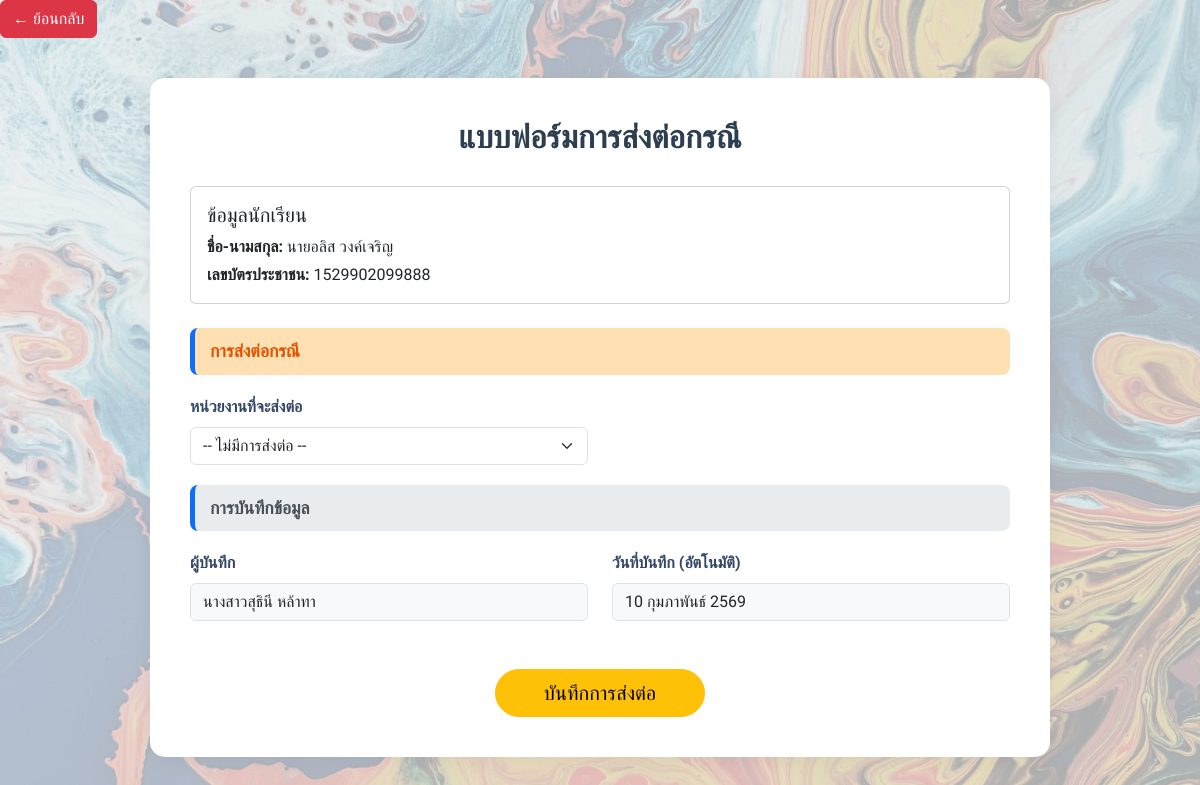
The page /forward_case.php?pid=1529902099888 (signed in) on the database its author committed.
### tables this page shows
CREATE TABLE `student_data` (
  `school_id` int DEFAULT NULL COMMENT 'รหัสโรงเรียน',
  `pid` varchar(13) NOT NULL COMMENT 'รหัสบัตรประชาชน',
  `sex` int DEFAULT NULL,
  `prefix_id` int DEFAULT NULL COMMENT 'ไอดีคำนำหน้าชื่อ',
  `fname` varchar(100) DEFAULT NULL COMMENT 'ชื่อ',
  `lname` varchar(100) DEFAULT NULL COMMENT 'นามสกุล',
  `age` int DEFAULT NULL COMMENT 'อายุ',
  `class` varchar(20) DEFAULT NULL COMMENT 'ชั้นเรียน',
  `room` varchar(20) DEFAULT NULL COMMENT 'ห้อง',
  `tel` varchar(10) DEFAULT NULL COMMENT 'เบอร์โทรศัพท์',
  `date_time` datetime DEFAULT NULL COMMENT 'เวลาที่กรอกแบบฟอร์ม'
);

CREATE TABLE `prefix` (
  `prefix_id` int NOT NULL,
  `prefix_name` varchar(50) NOT NULL
);

CREATE TABLE `users` (
  `username` varchar(20) NOT NULL,
  `password` varchar(255) DEFAULT NULL,
  `typeuser` varchar(20) DEFAULT NULL,
  `comment` varchar(100) DEFAULT NULL,
  `pid` varchar(13) DEFAULT NULL COMMENT 'รหัสบัตรประชาชน',
  `prefix_id` int DEFAULT NULL COMMENT 'Foreign Key เชื่อมกับตาราง prefix',
  `fname` varchar(100) DEFAULT NULL COMMENT 'ชื่อจริง',
  `lname` varchar(100) DEFAULT NULL COMMENT 'นามสกุล',
  `position` varchar(100) DEFAULT NULL COMMENT 'ตำแหน่ง'
);

### public/forward_case.php (the view, shortened to what this page needs)
<?php
$db = Database::connect();
$pid = $_GET['pid'] ?? '';
$student = [];
if (!empty($pid)) {
    $stmt_std = $db->prepare("SELECT s.*, p.prefix_name, sc.school_name, sx.sex_name
                              FROM student_data s
                              LEFT JOIN prefix p ON s.prefix_id = p.prefix_id
                              LEFT JOIN school sc ON s.school_id = sc.school_id
                              LEFT JOIN sex sx ON s.sex = sx.sex_id
                              WHERE s.pid = :pid");
    $stmt_std->execute([':pid' => $pid]);
    $student = $stmt_std->fetch(PDO::FETCH_ASSOC);
}
$recorder_name = "";
if (isset($_SESSION['user']['username'])) {
    $current_user = $_SESSION['user']['username'];
    $sql_recorder = "SELECT p.prefix_name, u.fname, u.lname
                     FROM users u
                     INNER JOIN prefix p ON u.prefix_id = p.prefix_id
                     WHERE u.username = :username";
    $stmt = $db->prepare($sql_recorder);
    $stmt->execute([':username' => $current_user]);
    $res = $stmt->fetch(PDO::FETCH_ASSOC);
    if ($res) {
        $recorder_name = $res['prefix_name'] . $res['fname'] . ' ' . $res['lname'];
    }
}
?>
<!DOCTYPE html>
<html lang="th">
<head>
    <link rel="stylesheet" href="https://cdn.jsdelivr.net/npm/sweetalert2@11/dist/sweetalert2.min.css">
    <link href="https://cdn.jsdelivr.net/npm/bootstrap@5.3.3/dist/css/bootstrap.min.css" rel="stylesheet">
    <link href="css/style.css" rel="stylesheet">
    <link href="css/closure_report.css" rel="stylesheet">
</head>
<body>
    <div class="d-flex justify-content-between align-items-center mb-4">
        <a href="add_case_history.php?pid=<?= htmlspecialchars($pid) ?>" class="btn btn-danger">← ย้อนกลับ</a>
    </div>
    <div class="container container-form">
        <h2>แบบฟอร์มการส่งต่อกรณี</h2>
        <div class="card mb-4">
            <div class="card-body">
                <h5 class="card-title">ข้อมูลนักเรียน</h5>
                <p class="mb-1"><strong>ชื่อ-นามสกุล:</strong> <?= htmlspecialchars(($student['prefix_name']??'') . ($student['fname']??'') . ' ' . ($student['lname']??'')) ?></p>
                <p class="mb-0"><strong>เลขบัตรประชาชน:</strong> <?= htmlspecialchars($pid) ?></p>
            </div>
        </div>
        <form action="save_forward.php" method="post">
            <div class="form-section-header" style="background-color: #ffe0b2; color: #e65100;">การส่งต่อกรณี</div>
            <div class="row mb-3">
                <div class="col-md-6">
                    <label class="form-label">หน่วยงานที่จะส่งต่อ</label>
                    <select name="referral_agency" id="referral_agency" class="form-select">
                        <option value="" selected>-- ไม่มีการส่งต่อ --</option>
                    </select>
                </div>
            </div>
            <div class="form-section-header">การบันทึกข้อมูล</div>
            <div class="row mb-4">
                <div class="col-md-6">
                    <label class="form-label">ผู้บันทึก</label>
                    <input type="text" name="recorder_name" class="form-control bg-light" value="<?= htmlspecialchars($recorder_name) ?>" readonly required>
                </div>
                <div class="col-md-6">
                    <label class="form-label">วันที่บันทึก (อัตโนมัติ)</label>
                    <input type="text" id="record_date_display" class="form-control bg-light" readonly>
                </div>
            </div>
            <div class="text-center mt-5">
                <button type="submit" class="btn btn-warning btn-lg px-5 rounded-pill">
                    บันทึกการส่งต่อ
                </button>
            </div>
        </form>
    </div>
</body>
</html>

### public/css/style.css (style rules this page uses)
:root { --font-family-sans: 'Mitr', sans-serif; --font-family-heading: 'Mitr', sans-serif; }
body { background-color: #BBE0EF; position: relative; background-attachment: fixed; font-family: var(--font-family-sans); }
h1, h2, h3, h4, h5, h6, .h1, .h2, .h3, .h4, .h5, .h6 { font-family: var(--font-family-heading); }
body::before { content: ""; position: fixed; top: 0; left: 0; width: 100%; height: 100%; background-image: url('../image/bg_login.jpg'); background-size: cover; background-position: center; background-repeat: no-repeat; opacity: 0.30; z-index: -1; }

### public/css/closure_report.css (style rules this page uses)
body { background-color: #f5f7fa; }
.container-form { max-width: 900px; margin: 40px auto; background: #ffffff; padding: 40px; border-radius: 15px; box-shadow: 0 4px 20px rgba(0, 0, 0, 0.05); }
h2 { color: #2c3e50; font-weight: bold; margin-bottom: 30px; text-align: center; }
.form-section-header { background-color: #e9ecef; padding: 10px 15px; border-radius: 8px; margin-bottom: 20px; margin-top: 20px; color: #495057; font-weight: bold; font-size: 1.1rem; border-left: 5px solid #0d6efd; }
.form-label { font-weight: 600; color: #344767; }

### rows shown on the page
student_data: prefix+fname+lname "นายอลิส วงค์เจริญ"
users: recorder_name "นางสาวสุธินี หล้าทา"

### other values the page prints
$pid "1529902099888"
